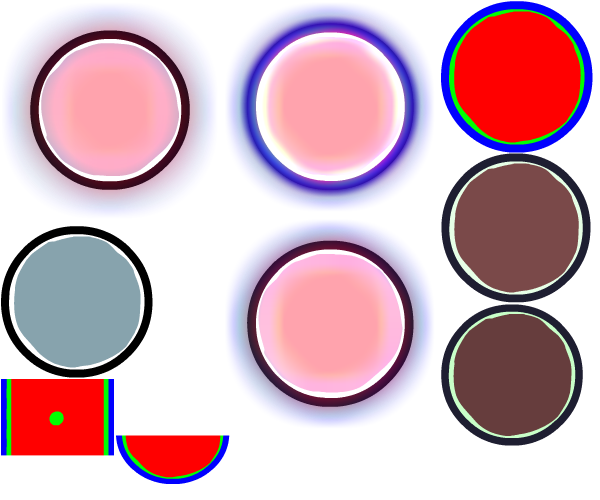
#> input picture fnf-to-osu/NOTE_assets-chip.png, 600 x 500 px
$ python -i convert_chip_notes.py   (imports and definitions only)
#> lines starting #> are read from the running program, lines starting #| are printed output that depends on the picture
#> further down, picture is the input picture: PIL image 600x500 RGBA; mean R, G, B, A 89.8, 54.8, 92, 132.1
#!/usr/bin/env python3
"""Convert Psych Engine chip notes atlas into osu!mania-style assets.

What this script does:
1. Reads Sparrow XML subtextures from NOTE_assets-chip.xml.
2. Rebuilds trimmed frames using frameX/frameY/frameWidth/frameHeight when present.
3. Applies Psych Engine runtime RGBPalette recoloring per direction.
4. Fits and centers sprites to match current Circle Fullsize dimensions.
5. Generates circle-shaped osu!mania hit lighting.
6. Exports finished assets to /convert.

Psych Engine references used:
- backend/ClientPrefs.hx: default arrowRGB palette.
- shaders/RGBPalette.hx: recolor formula.
"""

from __future__ import annotations

import argparse
import math
import shutil
import xml.etree.ElementTree as ET
from pathlib import Path
from typing import Dict, Tuple, cast

from PIL import Image, ImageChops, ImageDraw, ImageFilter


# Lane palettes (AARRGGBB): (main, highlight, shadow)
ARROW_RGB: Dict[str, Tuple[int, int, int]] = {
    "left": (0xFFC24B99, 0xFFFFFFFF, 0xFF3C1F56),  # purple
    "down": (0xFF00FFFF, 0xFFFFFFFF, 0xFF1542B7),  # blue
    "up": (0xFF12FA05, 0xFFFFFFFF, 0xFF0A4447),  # green
    "right": (0xFFF9393F, 0xFFFFFFFF, 0xFF651038),  # red
    "center": (0xFFCDCDCD, 0xFFFFFFFF, 0xFF8A8A8A),  # light gray
    "left2": (0xFFFFFF00, 0xFFFFFFFF, 0xFF6A5C10),  # yellow
    "down2": (0xFFB84DFF, 0xFFFFFFFF, 0xFF44205F),  # purple
    "up2": (0xFFFF9A1F, 0xFFFFFFFF, 0xFF6B340A),  # orange
    "right2": (0xFF2349A6, 0xFFFFFFFF, 0xFF101F4A),  # dark blue
}


# [191 lines left out: functions argb_to_rgbf, recolor_rgbpalette, fit_center, fit_center_top_at_mid, apply_opacity, scale_luminance and 2 more, not called in this run]


def trim_alpha(img: Image.Image) -> Image.Image:
    """Trim fully transparent outer pixels to avoid undersized fitting."""
    rgba = img.convert("RGBA")
    alpha = rgba.split()[3]
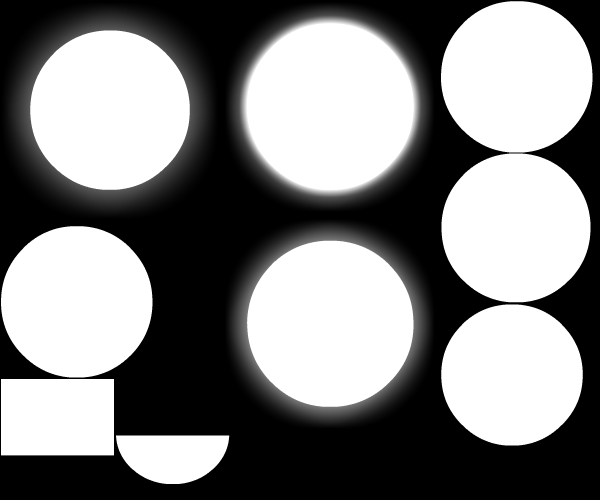
#> alpha: PIL image 600x500 L; min 0, max 255, mean 132.1
    bbox = alpha.getbbox()
#> bbox = (1, 1, 593, 484)
    if bbox is None:
        return rgba
    return rgba.crop(bbox)
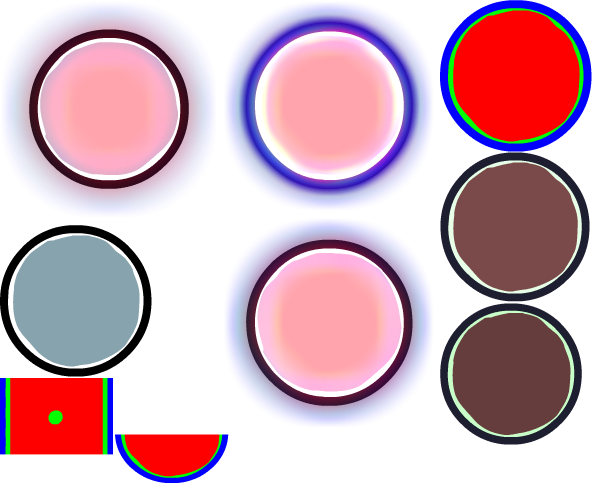
#> returned value: PIL image 592x483 RGBA; mean R, G, B, A 94.2, 57.5, 96.5, 138.5; transparent parts drawn white


class Atlas:
    # [31 lines left out: functions __init__, extract, not called in this run]


def ensure_dir(p: Path) -> None:
    p.mkdir(parents=True, exist_ok=True)


def save_png(img: Image.Image, path: Path) -> None:
    ensure_dir(path.parent)
    img.save(path, "PNG")


# [45 lines left out: functions ordered_dither_alpha, save_png_with_2x, not called in this run]


def clean_output(out_root: Path) -> None:
    if out_root.exists():
        shutil.rmtree(out_root)


# [114 lines left out: function main, not called in this run]


# [2 lines not run here, left out]

>>> from PIL import Image
>>> picture = Image.open('NOTE_assets-chip.png')
>>> result = trim_alpha(picture)
